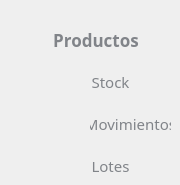
          <widget class="QWidget" name="product_subpage">
           <widget class="QLabel" name="label_15">
            <property name="geometry">
             <rect>
              <x>32</x>
              <y>29</y>
              <width>128</width>
              <height>21</height>
             </rect>
            </property>
            <property name="minimumSize">
             <size>
              <width>128</width>
              <height>0</height>
             </size>
            </property>
            <property name="maximumSize">
             <size>
              <width>200</width>
              <height>40</height>
             </size>
            </property>
            <property name="font">
             <font>
              <family>Cairo SemiBold</family>
              <pointsize>13</pointsize>
              <weight>75</weight>
              <bold>true</bold>
             </font>
            </property>
            <property name="styleSheet">
             <string notr="true">border: none;
color: #818489 ;
</string>
            </property>
            <property name="text">
             <string>Productos</string>
            </property>
            <property name="alignment">
             <set>Qt::AlignCenter</set>
            </property>
           </widget>
           <widget class="QPushButton" name="products_btn_movimientos_2">
            <property name="geometry">
             <rect>
              <x>60</x>
              <y>116</y>
              <width>18</width>
              <height>15</height>
             </rect>
            </property>
            <property name="font">
             <font>
              <family>Roboto</family>
              <pointsize>10</pointsize>
              <weight>75</weight>
              <bold>true</bold>
             </font>
            </property>
            <property name="cursor">
             <cursorShape>PointingHandCursor</cursorShape>
            </property>
            <property name="styleSheet">
             <string notr="true">QPushButton{
border:none;
font-family: Roboto;
border-radius:5px;
text-align: center;
color: #282830 ;


}

QPushButton:hover{
		color:rgb(116, 116, 138)

}</string>
            </property>
            <property name="text">
             <string/>
            </property>
            <property name="icon">
             <iconset resource="img/img.qrc">
              <normaloff>:/img/iconos_grises_movimiento.png</normaloff>
              <normalon>:/img/iconos_azules_mov azul.png</normalon>:/img/iconos_grises_movimiento.png</iconset>
            </property>
            <property name="iconSize">
             <size>
              <width>18</width>
              <height>15</height>
             </size>
            </property>
            <property name="checkable">
             <bool>true</bool>
            </property>
           </widget>
           <widget class="QPushButton" name="products_btn_lotes_2">
            <property name="geometry">
             <rect>
              <x>61</x>
              <y>158</y>
              <width>16</width>
              <height>16</height>
             </rect>
            </property>
            <property name="font">
             <font>
              <family>Roboto</family>
              <pointsize>10</pointsize>
              <weight>75</weight>
              <bold>true</bold>
             </font>
            </property>
            <property name="cursor">
             <cursorShape>PointingHandCursor</cursorShape>
            </property>
            <property name="styleSheet">
             <string notr="true">QPushButton{
border:none;
font-family: Roboto;
border-radius:5px;
text-align: center;
color: #282830 ;


}

QPushButton:hover{
		color:rgb(116, 116, 138)

}</string>
            </property>
            <property name="text">
             <string/>
            </property>
            <property name="icon">
             <iconset>
              <normaloff>img/iconos_grises_lotes.png</normaloff>
              <normalon>:/img/iconos_azules_lotes azul.png</normalon>img/iconos_grises_lotes.png</iconset>
            </property>
            <property name="iconSize">
             <size>
              <width>16</width>
              <height>16</height>
             </size>
            </property>
            <property name="checkable">
             <bool>true</bool>
            </property>
           </widget>
           <widget class="QPushButton" name="products_btn_movimiento">
            <property name="geometry">
             <rect>
              <x>90</x>
              <y>108</y>
              <width>81</width>
              <height>31</height>
             </rect>
            </property>
            <property name="font">
             <font>
              <family>Cairo</family>
              <pointsize>11</pointsize>
              <weight>50</weight>
              <bold>false</bold>
             </font>
            </property>
            <property name="cursor">
             <cursorShape>PointingHandCursor</cursorShape>
            </property>
            <property name="styleSheet">
             <string notr="true">QPushButton{
border:none;
border-radius:5px;
text-align: center;
color: #818489 ;


}

QPushButton:hover{
color:#055FFC;
font-weight: bold

}</string>
            </property>
            <property name="text">
             <string>Movimientos</string>
            </property>
            <property name="iconSize">
             <size>
              <width>30</width>
              <height>30</height>
             </size>
            </property>
           </widget>
           <widget class="QPushButton" name="products_btn_stock">
            <property name="geometry">
             <rect>
              <x>90</x>
              <y>71</y>
              <width>41</width>
              <height>21</height>
             </rect>
            </property>
            <property name="font">
             <font>
              <family>Cairo</family>
              <pointsize>11</pointsize>
              <weight>50</weight>
              <bold>false</bold>
             </font>
            </property>
            <property name="cursor">
             <cursorShape>PointingHandCursor</cursorShape>
            </property>
            <property name="styleSheet">
             <string notr="true">QPushButton{
border:none;
border-radius:5px;
text-align: center;
color: #818489 ;


}

QPushButton:hover{
color:#055FFC;
font-weight: bold;

}</string>
            </property>
            <property name="text">
             <string>Stock</string>
            </property>
            <property name="iconSize">
             <size>
              <width>30</width>
              <height>30</height>
             </size>
            </property>
            <property name="checkable">
             <bool>true</bool>
            </property>
           </widget>
           <widget class="QPushButton" name="products_btn_stock_2">
            <property name="geometry">
             <rect>
              <x>58</x>
              <y>70</y>
              <width>20</width>
              <height>20</height>
             </rect>
            </property>
            <property name="font">
             <font>
              <family>Roboto</family>
              <pointsize>11</pointsize>
              <weight>75</weight>
              <bold>true</bold>
             </font>
            </property>
            <property name="cursor">
             <cursorShape>PointingHandCursor</cursorShape>
            </property>
            <property name="styleSheet">
             <string notr="true">QPushButton{
border:none;
font-family: Roboto;
border-radius:5px;
text-align: center;
color: #282830 ;


}

QPushButton:hover{
		color:rgb(116, 116, 138)

}</string>
            </property>
            <property name="text">
             <string/>
            </property>
            <property name="icon">
             <iconset resource="img/img.qrc">
              <normaloff>:/img/iconos_grises_stock.png</normaloff>
              <activeon>:/img/iconos_azules_stock azul.png</activeon>:/img/iconos_grises_stock.png</iconset>
            </property>
            <property name="iconSize">
             <size>
              <width>16</width>
              <height>16</height>
             </size>
            </property>
            <property name="checkable">
             <bool>true</bool>
            </property>
           </widget>
           <widget class="QPushButton" name="products_btn_lotes">
            <property name="geometry">
             <rect>
              <x>90</x>
              <y>155</y>
              <width>41</width>
              <height>21</height>
             </rect>
            </property>
            <property name="font">
             <font>
              <family>Cairo</family>
              <pointsize>11</pointsize>
             </font>
            </property>
            <property name="cursor">
             <cursorShape>PointingHandCursor</cursorShape>
            </property>
            <property name="styleSheet">
             <string notr="true">QPushButton{
border:none;
border-radius:5px;
text-align: center;
color: #818489 ;
}

QPushButton:hover{
color:#055FFC;
font-weight: bold
}</string>
            </property>
            <property name="text">
             <string>Lotes</string>
            </property>
            <property name="iconSize">
             <size>
              <width>30</width>
              <height>30</height>
             </size>
            </property>
           </widget>
          </widget>
